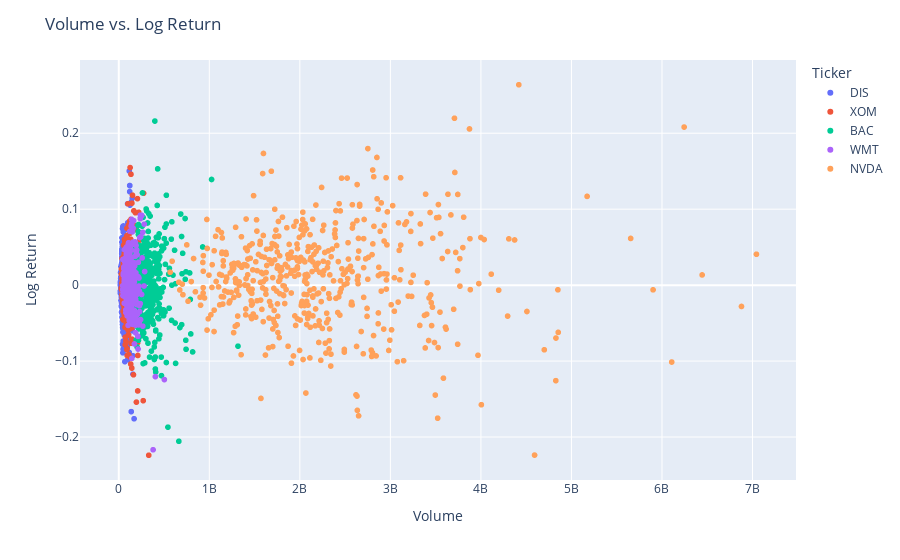

Notebook cell for this chart:
### Code cell
figure3 = px.scatter(subdf, x='Volume', y='Log Return', color='Ticker')
figure3.update_layout(title='Volume vs. Log Return')
figure3.show()

### Figure 1 — Plotly figure (JSON) as saved in the notebook; plotly's stock layout.template omitted (floating-point values rounded to 4 significant figures; data arrays with more than 128 entries replaced by an {"elided": "..."} marker saying what was removed)
{"data": [{"hovertemplate": "Ticker=DIS<br>Volume=%{x}<br>Log Return=%{y}<extra></extra>", "legendgroup": "DIS", "marker": {"color": "#636efa", "symbol": "circle"}, "mode": "markers", "name": "DIS", "showlegend": true, "type": "scattergl", "x": {"elided": "523 float values"}, "xaxis": "x", "y": {"elided": "523 float values"}, "yaxis": "y"}, {"hovertemplate": "Ticker=XOM<br>Volume=%{x}<br>Log Return=%{y}<extra></extra>", "legendgroup": "XOM", "marker": {"color": "#EF553B", "symbol": "circle"}, "mode": "markers", "name": "XOM", "showlegend": true, "type": "scattergl", "x": {"elided": "523 float values"}, "xaxis": "x", "y": {"elided": "523 float values"}, "yaxis": "y"}, {"hovertemplate": "Ticker=BAC<br>Volume=%{x}<br>Log Return=%{y}<extra></extra>", "legendgroup": "BAC", "marker": {"color": "#00cc96", "symbol": "circle"}, "mode": "markers", "name": "BAC", "showlegend": true, "type": "scattergl", "x": {"elided": "523 float values"}, "xaxis": "x", "y": {"elided": "523 float values"}, "yaxis": "y"}, {"hovertemplate": "Ticker=WMT<br>Volume=%{x}<br>Log Return=%{y}<extra></extra>", "legendgroup": "WMT", "marker": {"color": "#ab63fa", "symbol": "circle"}, "mode": "markers", "name": "WMT", "showlegend": true, "type": "scattergl", "x": {"elided": "523 float values"}, "xaxis": "x", "y": {"elided": "523 float values"}, "yaxis": "y"}, {"hovertemplate": "Ticker=NVDA<br>Volume=%{x}<br>Log Return=%{y}<extra></extra>", "legendgroup": "NVDA", "marker": {"color": "#FFA15A", "symbol": "circle"}, "mode": "markers", "name": "NVDA", "showlegend": true, "type": "scattergl", "x": {"elided": "522 float values"}, "xaxis": "x", "y": {"elided": "522 float values"}, "yaxis": "y"}], "layout": {"legend": {"title": {"text": "Ticker"}, "tracegroupgap": 0}, "margin": {"t": 60}, "title": {"text": "Volume vs. Log Return"}, "xaxis": {"anchor": "y", "domain": [0, 1], "title": {"text": "Volume"}}, "yaxis": {"anchor": "x", "domain": [0, 1], "title": {"text": "Log Return"}}}}
